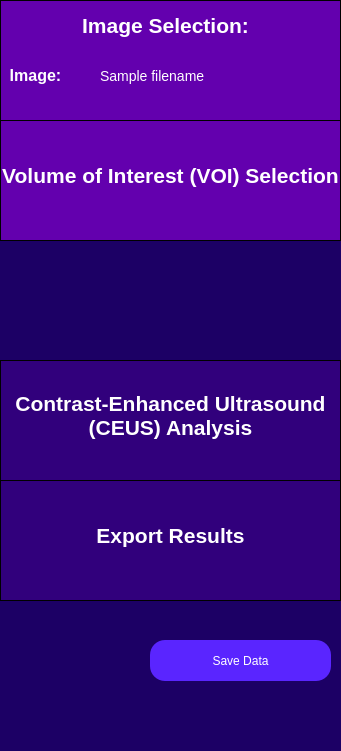
  <widget class="QWidget" name="sidebar" native="true">
   <property name="geometry">
    <rect>
     <x>0</x>
     <y>0</y>
     <width>341</width>
     <height>751</height>
    </rect>
   </property>
   <property name="toolTip">
    <string>&lt;html&gt;&lt;head/&gt;&lt;body&gt;&lt;p&gt;&lt;br/&gt;&lt;/p&gt;&lt;/body&gt;&lt;/html&gt;</string>
   </property>
   <property name="styleSheet">
    <string notr="true">QWidget {
	background-color: rgb(28, 0, 101);
}</string>
   </property>
   <widget class="QFrame" name="imageSelectionSidebar">
    <property name="geometry">
     <rect>
      <x>0</x>
      <y>0</y>
      <width>341</width>
      <height>121</height>
     </rect>
    </property>
    <property name="styleSheet">
     <string notr="true">QFrame {
	background-color: rgb(99, 0, 174);
	border: 1px solid black;
}</string>
    </property>
    <property name="frameShape">
     <enum>QFrame::StyledPanel</enum>
    </property>
    <property name="frameShadow">
     <enum>QFrame::Raised</enum>
    </property>
    <widget class="QLabel" name="imageSelectionLabelSidebar">
     <property name="geometry">
      <rect>
       <x>70</x>
       <y>0</y>
       <width>191</width>
       <height>51</height>
      </rect>
     </property>
     <property name="styleSheet">
      <string notr="true">QLabel {
	font-size: 21px;
	color: rgb(255, 255, 255);
	background-color: rgba(255, 255, 255, 0);
	border: 0px;
	font-weight: bold;
}</string>
     </property>
     <property name="text">
      <string>Image Selection:</string>
     </property>
     <property name="alignment">
      <set>Qt::AlignCenter</set>
     </property>
    </widget>
    <widget class="QLabel" name="imageLabel">
     <property name="geometry">
      <rect>
       <x>-60</x>
       <y>50</y>
       <width>191</width>
       <height>51</height>
      </rect>
     </property>
     <property name="styleSheet">
      <string notr="true">QLabel {
	font-size: 16px;
	color: rgb(255, 255, 255);
	background-color: rgba(255, 255, 255, 0);
	border: 0px;
	font-weight: bold;
}</string>
     </property>
     <property name="text">
      <string>Image:</string>
     </property>
     <property name="alignment">
      <set>Qt::AlignCenter</set>
     </property>
    </widget>
    <widget class="QLabel" name="imagePathInput">
     <property name="geometry">
      <rect>
       <x>100</x>
       <y>50</y>
       <width>241</width>
       <height>51</height>
      </rect>
     </property>
     <property name="styleSheet">
      <string notr="true">QLabel {
	font-size: 14px;
	color: rgb(255, 255, 255);
	background-color: rgba(255, 255, 255, 0);
	border: 0px;
}</string>
     </property>
     <property name="text">
      <string>Sample filename </string>
     </property>
     <property name="alignment">
      <set>Qt::AlignLeading|Qt::AlignLeft|Qt::AlignVCenter</set>
     </property>
    </widget>
   </widget>
   <widget class="QFrame" name="roiSidebar">
    <property name="geometry">
     <rect>
      <x>0</x>
      <y>120</y>
      <width>341</width>
      <height>121</height>
     </rect>
    </property>
    <property name="styleSheet">
     <string notr="true">QFrame {
	background-color: rgb(99, 0, 174);
	border: 1px solid black;
}</string>
    </property>
    <property name="frameShape">
     <enum>QFrame::StyledPanel</enum>
    </property>
    <property name="frameShadow">
     <enum>QFrame::Raised</enum>
    </property>
    <widget class="QLabel" name="roiSidebarLabel">
     <property name="geometry">
      <rect>
       <x>0</x>
       <y>30</y>
       <width>341</width>
       <height>51</height>
      </rect>
     </property>
     <property name="styleSheet">
      <string notr="true">QLabel {
	font-size: 21px;
	color: rgb(255, 255, 255);
	background-color: rgba(255, 255, 255, 0);
	border: 0px;
	font-weight: bold;
}</string>
     </property>
     <property name="text">
      <string>Volume of Interest (VOI) Selection</string>
     </property>
     <property name="alignment">
      <set>Qt::AlignCenter</set>
     </property>
    </widget>
   </widget>
   <widget class="QFrame" name="rfAnalysisSidebar">
    <property name="geometry">
     <rect>
      <x>0</x>
      <y>480</y>
      <width>341</width>
      <height>121</height>
     </rect>
    </property>
    <property name="styleSheet">
     <string notr="true">QFrame {
	background-color:  rgb(49, 0, 124);
	border: 1px solid black;
}</string>
    </property>
    <property name="frameShape">
     <enum>QFrame::StyledPanel</enum>
    </property>
    <property name="frameShadow">
     <enum>QFrame::Raised</enum>
    </property>
    <widget class="QLabel" name="rfAnalysisLabel">
     <property name="geometry">
      <rect>
       <x>0</x>
       <y>30</y>
       <width>341</width>
       <height>51</height>
      </rect>
     </property>
     <property name="styleSheet">
      <string notr="true">QLabel {
	font-size: 21px;
	color: rgb(255, 255, 255);
	background-color: rgba(255, 255, 255, 0);
	border: 0px;
	font-weight: bold;
}</string>
     </property>
     <property name="text">
      <string>Export Results</string>
     </property>
     <property name="alignment">
      <set>Qt::AlignCenter</set>
     </property>
    </widget>
   </widget>
   <widget class="QFrame" name="ticAnalysisSidebar">
    <property name="geometry">
     <rect>
      <x>0</x>
      <y>360</y>
      <width>341</width>
      <height>121</height>
     </rect>
    </property>
    <property name="styleSheet">
     <string notr="true">QFrame {
	background-color:  rgb(49, 0, 124);
	border: 1px solid black;
}</string>
    </property>
    <property name="frameShape">
     <enum>QFrame::StyledPanel</enum>
    </property>
    <property name="frameShadow">
     <enum>QFrame::Raised</enum>
    </property>
    <widget class="QLabel" name="ticAnalysisLabel">
     <property name="geometry">
      <rect>
       <x>0</x>
       <y>30</y>
       <width>341</width>
       <height>51</height>
      </rect>
     </property>
     <property name="styleSheet">
      <string notr="true">QLabel {
	font-size: 21px;
	color: rgb(255, 255, 255);
	background-color: rgba(255, 255, 255, 0);
	border: 0px;
	font-weight: bold;
}</string>
     </property>
     <property name="text">
      <string>Contrast-Enhanced Ultrasound
(CEUS) Analysis</string>
     </property>
     <property name="alignment">
      <set>Qt::AlignCenter</set>
     </property>
    </widget>
   </widget>
   <widget class="QPushButton" name="saveDataButton">
    <property name="geometry">
     <rect>
      <x>150</x>
      <y>640</y>
      <width>181</width>
      <height>41</height>
     </rect>
    </property>
    <property name="styleSheet">
     <string notr="true">QPushButton {
	color: white;
	font-size: 12px;
	background: rgb(90, 37, 255);
	border-radius: 15px;
}
QPushButton:checked {
	color:white; 
	font-size: 12px;
	background: rgb(45, 0, 110);
	border-radius: 15px;
}</string>
    </property>
    <property name="text">
     <string>Save Data</string>
    </property>
   </widget>
  </widget>
